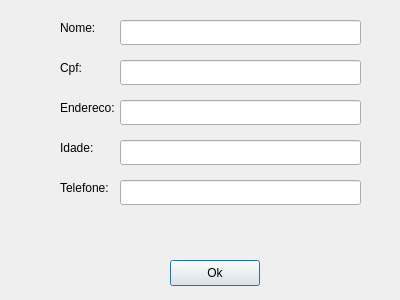
<?xml version="1.0" encoding="UTF-8"?>
<ui version="4.0">
 <class>CriarPessoa</class>
 <widget class="QDialog" name="CriarPessoa">
  <property name="geometry">
   <rect>
    <x>0</x>
    <y>0</y>
    <width>400</width>
    <height>300</height>
   </rect>
  </property>
  <property name="windowTitle">
   <string>Dialog</string>
  </property>
  <widget class="QLineEdit" name="lineEndereco">
   <property name="geometry">
    <rect>
     <x>120</x>
     <y>100</y>
     <width>241</width>
     <height>25</height>
    </rect>
   </property>
  </widget>
  <widget class="QLabel" name="label_2">
   <property name="geometry">
    <rect>
     <x>60</x>
     <y>60</y>
     <width>61</width>
     <height>15</height>
    </rect>
   </property>
   <property name="text">
    <string>Cpf:</string>
   </property>
  </widget>
  <widget class="QLineEdit" name="lineTelefone">
   <property name="geometry">
    <rect>
     <x>120</x>
     <y>180</y>
     <width>241</width>
     <height>25</height>
    </rect>
   </property>
   <property name="inputMask">
    <string/>
   </property>
  </widget>
  <widget class="QLineEdit" name="lineCpf">
   <property name="geometry">
    <rect>
     <x>120</x>
     <y>60</y>
     <width>241</width>
     <height>25</height>
    </rect>
   </property>
   <property name="styleSheet">
    <string notr="true"/>
   </property>
   <property name="inputMask">
    <string/>
   </property>
  </widget>
  <widget class="QLineEdit" name="lineIdade">
   <property name="geometry">
    <rect>
     <x>120</x>
     <y>140</y>
     <width>241</width>
     <height>25</height>
    </rect>
   </property>
   <property name="inputMask">
    <string/>
   </property>
  </widget>
  <widget class="QLabel" name="label_5">
   <property name="geometry">
    <rect>
     <x>60</x>
     <y>180</y>
     <width>61</width>
     <height>15</height>
    </rect>
   </property>
   <property name="text">
    <string>Telefone:</string>
   </property>
  </widget>
  <widget class="QLineEdit" name="lineNome">
   <property name="geometry">
    <rect>
     <x>120</x>
     <y>20</y>
     <width>241</width>
     <height>25</height>
    </rect>
   </property>
   <property name="inputMask">
    <string/>
   </property>
  </widget>
  <widget class="QLabel" name="label">
   <property name="geometry">
    <rect>
     <x>60</x>
     <y>20</y>
     <width>61</width>
     <height>15</height>
    </rect>
   </property>
   <property name="text">
    <string>Nome:</string>
   </property>
  </widget>
  <widget class="QLabel" name="label_4">
   <property name="geometry">
    <rect>
     <x>60</x>
     <y>140</y>
     <width>61</width>
     <height>15</height>
    </rect>
   </property>
   <property name="text">
    <string>Idade:</string>
   </property>
  </widget>
  <widget class="QLabel" name="label_3">
   <property name="geometry">
    <rect>
     <x>60</x>
     <y>100</y>
     <width>61</width>
     <height>15</height>
    </rect>
   </property>
   <property name="text">
    <string>Endereco:</string>
   </property>
  </widget>
  <widget class="QPushButton" name="pushButton">
   <property name="geometry">
    <rect>
     <x>170</x>
     <y>260</y>
     <width>90</width>
     <height>26</height>
    </rect>
   </property>
   <property name="text">
    <string>Ok</string>
   </property>
  </widget>
 </widget>
 <tabstops>
  <tabstop>lineNome</tabstop>
  <tabstop>lineCpf</tabstop>
  <tabstop>lineEndereco</tabstop>
  <tabstop>lineIdade</tabstop>
  <tabstop>lineTelefone</tabstop>
  <tabstop>pushButton</tabstop>
 </tabstops>
 <resources/>
 <connections/>
</ui>
